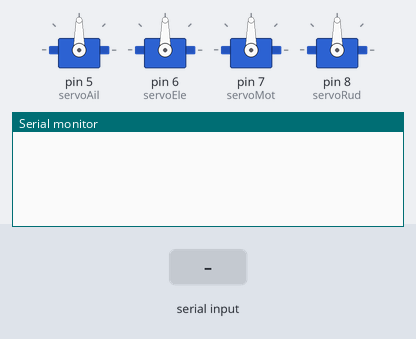
Recording of a sketch running on a simulated Arduino Uno, built with avr-gcc and run on an emulated ATmega328P. Parts: 4 × servo, the last lines printed to the serial monitor. Inputs (shaded band) come from the test bench.

Above: at 1.2 s.
1.3 s: "b90\n" received over the second serial link
At 2.5 s:
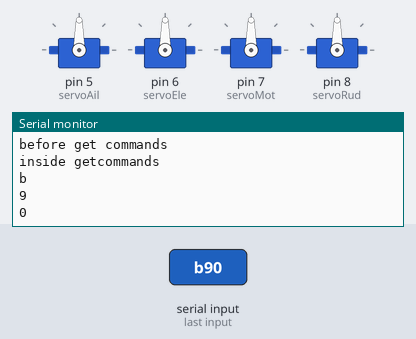
2.8 s: "90,45,200\n" received over the second serial link
At 4.0 s:
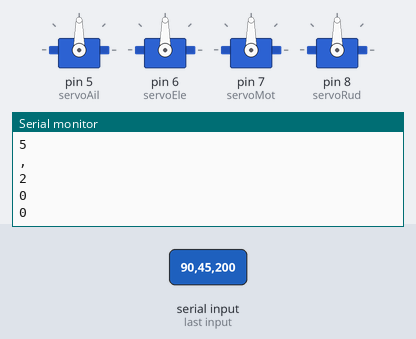
4.3 s: "30,150,10\n" received over the second serial link
At 4.9 s:
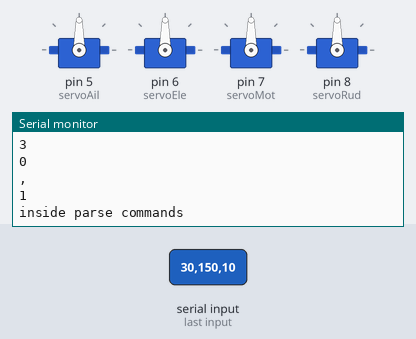
Timing chart, 0 to 7.3 s (numbered marks = the images above; inputs shaded):
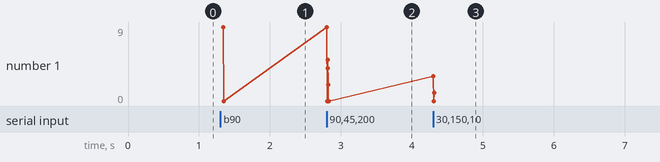

Measured:
- after the input at 1.3 s, the serial monitor: prints a new line at once (image 1)
- after the input at 2.8 s, the serial monitor: prints a new line at once (image 2)
- after the input at 4.3 s, the serial monitor: prints a new line at once (image 3)
- plotted number 1: 0 → 1 after the input at 4.3 s

The sketch:

Plane_Testing.ino
```cpp
#include <Servo.h>
#include <SoftwareSerial.h>

#define COMMANDSIZE 17
#define rxPin 2
#define txPin 3

SoftwareSerial wifly(rxPin, txPin);

Servo servoAil; //servo for aileron control
Servo servoEle; //servo for elevator control
Servo servoMot; //servo for motor control
Servo servoRud; //servo for rudder control

//get commands checking for beginning and end of string
void GetCommands(char *commandBuffer)
{
  char readByte = '0';
  char i = 0;

  Serial.println("inside getcommands");
  Serial.write(wifly.read());
  Serial.println();
  readByte = wifly.read();
  while(readByte != 'e' && i < COMMANDSIZE )
  {
    if(wifly.available())
    {
      commandBuffer[i] = readByte;
      Serial.write(readByte);
      Serial.println();
      i++;
      readByte = wifly.read();
    }
  }
}

//parse out the commas getting the command values
void ParseCommands(short int *commands, char *commandBuffer)
{
  char *hold = NULL;
  char i = 0;

  Serial.println("inside parse commands");

  hold = strtok(commandBuffer, ",");
  while(i < 4)
  {
    commands[i] = atoi(hold);
    i++;
    hold = strtok(NULL, ",");
  }
}

void setup() {
  // put your setup code here, to run once:
  servoAil.attach(5, 500,2500);
  servoEle.attach(6, 500, 2500);
  servoMot.attach(7, 500, 2500); // will have to find range of motor
  servoRud.attach(8, 500, 2500);

  servoAil.write(90);
  servoEle.write(90);
  servoMot.write(90);
  servoRud.write(90);

  Serial.begin(9600);
  wifly.begin(9600);
}

void loop() {
  short int commands[4];
  char commandBuffer[18];

  memset(&commands[0], 0, sizeof(commands));
  memset(&commandBuffer[0], 0, sizeof(commandBuffer));

  // put your main code here, to run repeatedly:

  if(wifly.peek() == 'b')
  {
    Serial.println("before get commands");
    GetCommands(&commandBuffer[0]);
    ParseCommands(&commands[0], commandBuffer);
   /*
    Serial.println("sending servo commands");
    Serial.println(commands[0], DEC);
    servoAil.write(commands[0]);
    Serial.println(commands[1], DEC);
    servoEle.write(commands[1]);
    Serial.println(commands[2], DEC);
    servoMot.write(commands[2]);
    Serial.println(commands[3], DEC);
    servoRud.write(commands[3]);
    delay(40);

    */
  }
}
```
